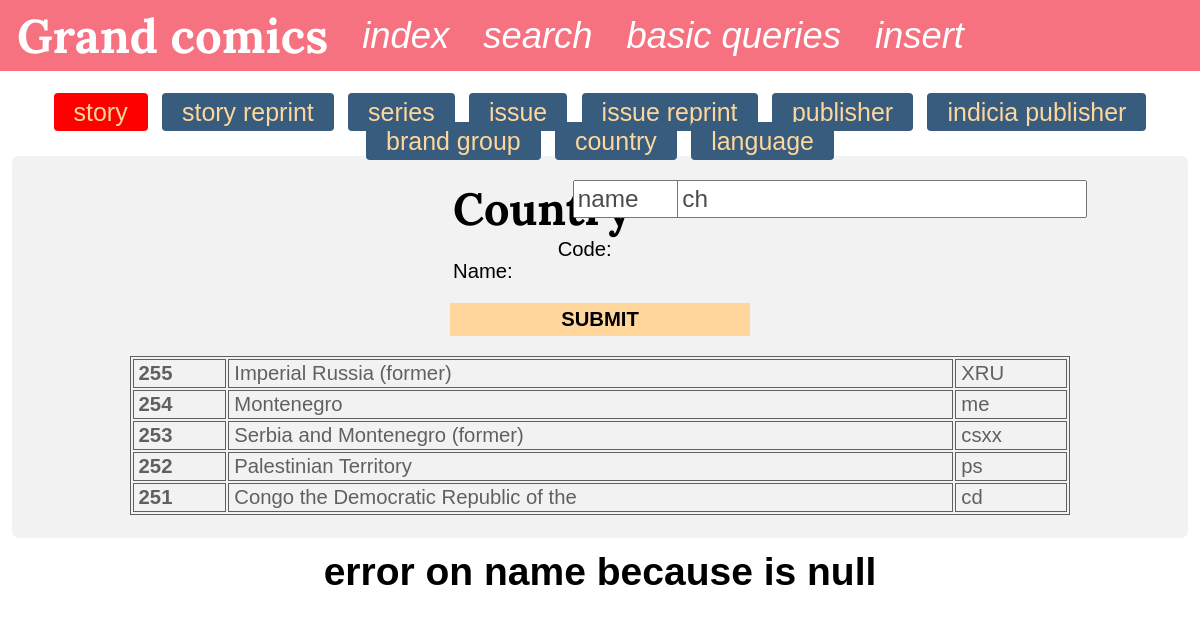
/website/insert.php?currenttable=country&code=error&cause=isnull&on=name, run on the app's committed database.
### tables this page shows
CREATE TABLE `country` (
  `id` int(11) NOT NULL,
  `code` varchar(4) NOT NULL,
  `name` varchar(45) NOT NULL
);

### website/insert.php (the view, shortened to what this page needs)
<!DOCTYPE html>
<html>
<?php include("header.php"); ?>
<?php include("../db.php"); ?>
<?php
$count = 5;
 ?>
<body>
	<?php include("navigation.php"); ?>
	<section>
		<div id="ongletsBox">
			<span onclick="display(this)" value="story" class="spanActive">Story</span>
			<span onclick="display(this)" value="story_reprint">Story Reprint</span>
			<span onclick="display(this)" value="series">Series</span>
			<span onclick="display(this)" value="issue">Issue</span>
			<span onclick="display(this)" value="issue_reprint">Issue Reprint</span>
			<span onclick="display(this)" value="publisher">Publisher</span>
			<span onclick="display(this)" value="indicia_publisher">Indicia Publisher</span>
			<span onclick="display(this)" value="brand_group">Brand Group</span>
			<span onclick="display(this)" value="country">Country</span>
			<span onclick="display(this)" value="language">Language</span>
		</div>
		<div id="displayBoxInsert">
			<div class="content" id="country">
				<form method="post" action="process_insert_country.php">
					<fieldset>
						<h2>Country</h2><br>
						Name: <input type="text" name="name" value="name"><br>
						Code: <input type="text" name="code" value="ch"><br>
					</fieldset>
					<br/>
					<input type="submit" value="Submit">
				</form>
				<?php
				$s = $con->query("SELECT * FROM country ORDER BY id DESC LIMIT ".$count);
				$result = $s->fetchAll(PDO::FETCH_ASSOC);
				$text = '<table class="table_content">';
				foreach ($result as $key => $value) {
					$text .= '<tr>';
					$text .= '<td class="id">'.$value["id"].'</td>';
					$text .= '<td class="name">'.$value["name"].'</td>';
					$text .= '<td class="code">'.$value["code"].'</td>';
					$text .= '</tr>';
				}
				$text .= '</table>';
				echo $text;
				?>
			</div>
		</div>
	</section>
</body>
</html>
<?php include("error_handler.php"); ?>

### website/styles.css (style rules this page uses)
* { margin:0; padding:0; }
body { font-size: 13px; font-family:arial; }
h2 { font-size: 45px; font-family: 'Lora', serif; }
table.table_content { border:1px solid black; width:80%; margin:auto; opacity:0.6; }
table.table_content td.id { font-weight: bold; }
section { font-size: 1.2em; padding:1%; }
form { font-size: 1em; text-align: center; }
fieldset { width:25%; display: inline-block; vertical-align: top; border: none; text-align: left; -webkit-column-count: 3; -moz-column-count: 3; column-count: 3; }
input[type=submit] { width:300px; background:#FFD79C; border:none; padding:5px 10px; text-transform: uppercase; font-weight: bold; font-size: 1em; margin:20px auto; color:rgba(0,0,0,1); }
#ongletsBox { text-align: center; }
#ongletsBox span { font-size: 1.6em; padding:5px 20px; margin:5px; background-color: #375C7D; color:#FFD79C; text-transform: lowercase; border-radius: 4px; transition: all 0.5s; }
#ongletsBox span.spanActive,#ongletsBox span:hover { background:red; }
#displayBoxInsert { border-radius: 7px; padding:2% 0; background: rgba(0,0,0,0.05); }
#displayBoxInsert div { display:none; font-size: 1.3em; }
#displayBoxInsert div.active { display:block; }
#displayBoxInsert fieldset { text-transform: capitalize; }

### data on the page
country: id "255", name "Imperial Russia (former)", code "XRU"
country: id "254", name "Montenegro", code "me"
country: id "253", name "Serbia and Montenegro (former)", code "csxx"
country: id "252", name "Palestinian Territory", code "ps"
country: id "251", name "Congo the Democratic Republic of the", code "cd"

### other printed values
$_GET["code"] "error"
$_GET["on"] "name"
